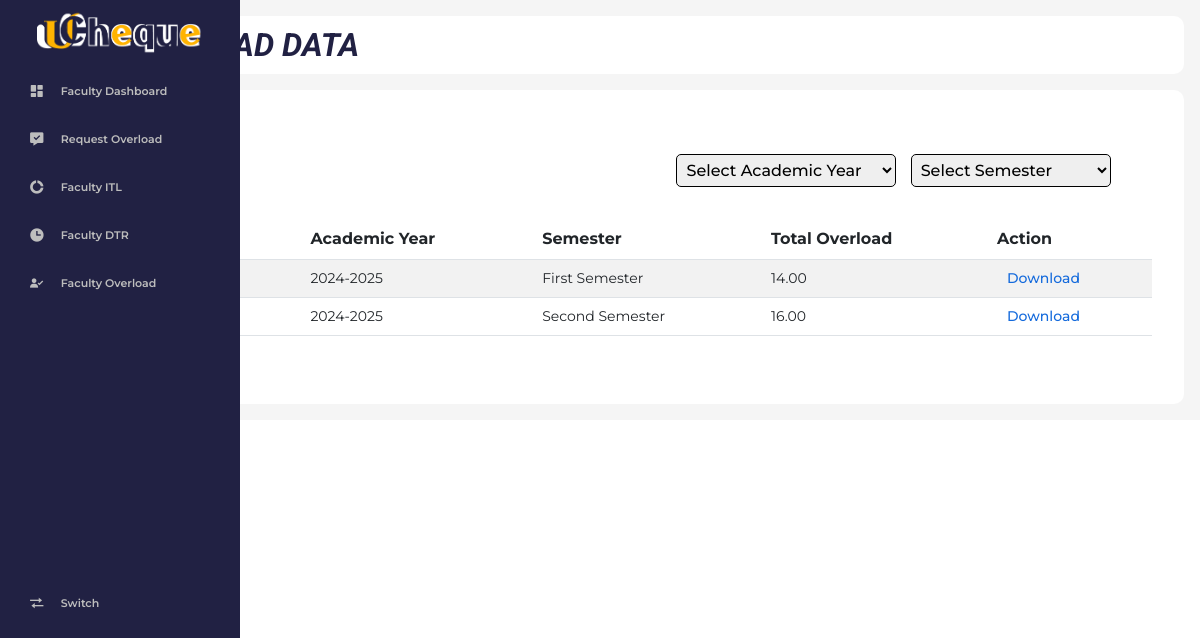
Page /faculty/f_itl.php (signed in) on the committed database.
### tables this page shows
CREATE TABLE `itl_extracted_data` (
  `id` int(11) NOT NULL,
  `userId` int(11) NOT NULL,
  `facultyCredit` decimal(11,2) NOT NULL,
  `designationLoadRelease` int(11) NOT NULL,
  `regularHours` int(11) NOT NULL DEFAULT 18,
  `allowableUnit` double DEFAULT NULL,
  `totalOverload` decimal(11,2) NOT NULL,
  `designated` enum('Designated','Non-Designated') NOT NULL,
  `dateCreated` timestamp NOT NULL DEFAULT current_timestamp(),
  `filePath` varchar(255) NOT NULL,
  `academic_year_id` int(11) DEFAULT NULL,
  `semester_id` int(11) DEFAULT NULL
);

CREATE TABLE `academic_years` (
  `academic_year_id` int(11) NOT NULL,
  `academic_year` varchar(20) NOT NULL
);

CREATE TABLE `semesters` (
  `semester_id` int(11) NOT NULL,
  `semester_name` varchar(50) NOT NULL
);

### faculty/f_itl.php (the view, shortened to what this page needs)
<?php
include('./includes/header.php');
include('./includes/sidebar.php');
include('./includes/topbar.php');
$loggedInUserId = $_SESSION['auth_user']['userId'];
?>
<div class="tabular--wrapper">
    <div class="add">
        <div class="filter">
        <form method="GET" action="">
            <select name="academic_year_id" onchange="this.form.submit()" style="width: 220px; margin-right: 10px;">
                <option value="" selected>Select Academic Year</option>
            </select>
            <select name="semester_id" onchange="this.form.submit()" style="width: 200px; margin-right: 10px;">
                <option value="" selected>Select Semester</option>
            </select>
        </form>
        </div>
    </div>
<div class="table-container">
    <table class="table table-striped table-hover align-middle">
        <thead>
            <tr>
                <th>Designation</th>
                <th>Academic Year</th>
                <th>Semester</th>
                <th>Total Overload</th>
                <th>Action</th>
            </tr>
        </thead>
        <tbody>
            <?php
            $limit = 10;
            $page = isset($_GET['page']) ? (int)$_GET['page'] : 1;
            $page = max($page, 1);
            $offset = ($page - 1) * $limit;
            $whereClauses = [
                "employee_role.role_id = 2",
                "employee.userId = ?"
            ];
            $queryParams = [$loggedInUserId];
            $whereClause = implode(' AND ', $whereClauses);
            $sql = "
                SELECT
                    itl_extracted_data.id,
                    employee.employeeId,
                    employee.firstName,
                    employee.middleName,
                    employee.lastName,
                    itl_extracted_data.totalOverload,
                    itl_extracted_data.designated,
                    itl_extracted_data.userId,
                    itl_extracted_data.filePath,
                    academic_years.academic_year,
                    semesters.semester_name
                FROM employee
                INNER JOIN itl_extracted_data ON employee.userId = itl_extracted_data.userId
                INNER JOIN employee_role ON employee.userId = employee_role.userId
                INNER JOIN academic_years ON itl_extracted_data.academic_year_id = academic_years.academic_year_id
                INNER JOIN semesters ON itl_extracted_data.semester_id = semesters.semester_id
                WHERE $whereClause
                LIMIT ? OFFSET ?
            ";
            $queryParams[] = $limit;
            $queryParams[] = $offset;
            $stmt = $con->prepare($sql);
            $stmt->bind_param(str_repeat('i', count($queryParams)), ...$queryParams);
            $stmt->execute();
            $result = $stmt->get_result();
            if ($result && $result->num_rows > 0) {
                while ($row = $result->fetch_assoc()) {
                    $downloadLink = './controller/download-itl.php?file_id=' . urlencode($row['id']);
                    echo '<tr>
                            <td>' . htmlspecialchars($row['designated']) . '</td>
                            <td>' . htmlspecialchars($row['academic_year']) . '</td>
                            <td>' . htmlspecialchars($row['semester_name']) . '</td>
                            <td>' . htmlspecialchars($row['totalOverload']) . '</td>
                            <td>
                                <a href="' . $downloadLink . '" class="action download-link">Download</a>
                            </td>
                        </tr>';
                }
            } else {
                echo '<tr><td colspan="5" class="text-center">No records found.</td></tr>';
            }
            ?>
        </tbody>
    </table>
        <div class="pagination" id="pagination">
        </div>
    </div>
</div>
<?php
include('./includes/footer.php');
?>

### faculty/assets/style.css (style rules this page uses)
:root { --montserrat:'Montserrat', sans-serif; --nunito:'Nunito', sans-serif; --roboto:'Roboto', sans-serif; --light:#fff; --hover:#464662; --bg: #212143; --h1:#212143; --h1-blur:#212143cb; --text:#BDBDBD; --text-black:#05051d; --num:#146ADC; --cards:#A1BEEA; --bg-light:#FFFFFF; --bg-dark:#F5F5F5; --bg-darker:#B5B5C0; --tb-dark:#dddde2; --tb-ligt:#F5F5F5; --yellow:#F0B732; --staff:#A1BEEA; --faculty:#212143; --hr:#0066ff; --red:#ff0022; }
html { background: var(--html); }
.tabular--wrapper .add { display: flex; align-items: center; grid-gap: 16px; padding: 2rem 3%; justify-content: end; }
.add .filter select { border-radius: 5px; padding: 5px; border-style: solid ; border-width: thin; font-family: var(--montserrat); font-weight: 500; }
.tabular--wrapper { background: var(--light); margin-top: 1rem; border-radius: 10px; padding: 2rem; }
.table-container { width: 100%; }
table { width: 100%; border-collapse: collapse; }
thead { background: var(--bg); color: var(--text); }
th { padding: 15px; text-align: left; }
tbody { background: var(--bg-dark); }
td { padding: 15px; font-size: 14px; }
tr:nth-child(even) { background:var(--tb-dark); }
.tabular--wrapper .table-container table tr td .action { margin-left: 10px; text-decoration: none; color: var(--num); font-family: var(--montserrat); font-weight: 500; }
.table-striped tbody tr:nth-of-type(odd) { background-color: #f2f2f2; }
.table-striped tbody tr:nth-of-type(even) { background-color: #ffffff; }

### faculty/assets/profile.css (style rules this page uses)
:root { --montserrat:'Montserrat', sans-serif; --nunito:'Nunito', sans-serif; --light:#fff; --hover:#464662; --bg: #212143; --h1:#212143; --h1-blur:#212143cb; --text:#BDBDBD; --text-black:#05051d; --num:#146ADC; --cards:#A1BEEA; --bg-light:#FFFFFF; --bg-dark:#F5F5F5; --bg-darker:#B5B5C0; --tb-dark:#dddde2; --tb-ligt:#F5F5F5; --yellow:#F0B732; --staff:#A1BEEA; --faculty:#212143; --hr:#0066ff; --red:#ff0022; --prof:#b0b0bd; }

### faculty/assets/page.css (style rules this page uses)
:root { --montserrat:'Montserrat', sans-serif; --nunito:'Nunito', sans-serif; --roboto:'Roboto', sans-serif; --light:#fff; --hover:#464662; --bg: #212143; --h1:#212143; --h1-blur:#212143cb; --text:#BDBDBD; --text-black:#05051d; --num:#146ADC; --cards:#A1BEEA; --bg-light:#FFFFFF; --bg-dark:#F5F5F5; --bg-darker:#B5B5C0; --tb-dark:#dddde2; --tb-ligt:#F5F5F5; --yellow:#F0B732; --staff:#A1BEEA; --faculty:#212143; --hr:#0066ff; --red:#ff0022; }
.pagination { display: flex; justify-content: center; align-items: center; padding: 10px; font-family: Arial, sans-serif; gap: 5px; }

### faculty/assets/dashboard.css (style rules this page uses)
:root { --mainBlue: #212143; --mainYellow: #ffbc03; --mainGrey: #bfbfc0; --hoverBlack: #505050; --body: #f8f9fa; --mainWhite: white; --loginForm: rgba(255, 255, 255, 0.9); --boxShadows: 0px 4px 8px rgba(0, 0, 0, 0.2); --Poppins: 'Poppins', sans-serif; --Roboto: 'Roboto', sans-serif; --Oswald: 'Oswald', sans-serif; }

### rows in the picture
itl_extracted_data: academic_year.academic_year "2024-2025", semester.semester_name "First Semester", totalOverload "14.00"
itl_extracted_data: academic_year.academic_year "2024-2025", semester.semester_name "Second Semester", totalOverload "16.00"
